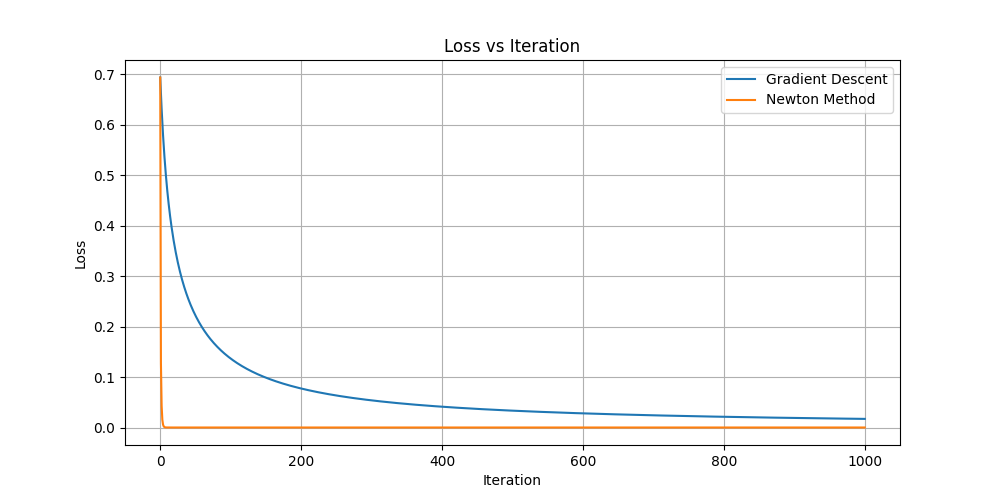

The script that drew this image:
import numpy as np
import matplotlib.pyplot as plt

np.random.seed(42)
m = 100
n = 100

X = np.random.randn(m, n)
w_true = np.random.randn(n)
prob = 1 / (1 + np.exp(-X @ w_true))
y = (prob > 0.5).astype(float)

def sigmoid(x):
    # Clip values for numerical stability
    x = np.clip(x, -700, 700)
    return 1 / (1 + np.exp(-x))

def gradient_descent(X, y, w_init, lr=0.1, max_iter=1000):
    w = w_init.copy()
    losses = []
    
    for i in range(max_iter):
        z = X @ w
        p = sigmoid(z)
        loss = -np.mean(y * np.log(p + 1e-10) + (1-y) * np.log(1 - p + 1e-10))
        grad = X.T @ (p - y) / m
        
        w = w - lr * grad
        losses.append(loss)
    
    return w, losses

def newton_method(X, y, w_init, max_iter=1000):
    w = w_init.copy()
    losses = []
    
    # Small regularization to prevent singular Hessian
    lambda_reg = 1e-5
    I = np.eye(n)
    
    for i in range(max_iter):
        z = X @ w
        p = sigmoid(z)
        loss = -np.mean(y * np.log(p + 1e-10) + (1-y) * np.log(1 - p + 1e-10))
        grad = X.T @ (p - y) / m
        
        # Compute Hessian with regularization
        S = np.diag((p * (1-p)).flatten())
        H = X.T @ S @ X / m + lambda_reg * I
        
        # Newton update with unit stepsize
        w = w - np.linalg.solve(H, grad)
        losses.append(loss)
    
    return w, losses

w_init = np.zeros(n)

w_gd, losses_gd = gradient_descent(X, y, w_init)
w_newton, losses_newton = newton_method(X, y, w_init)

plt.figure(figsize=(10, 5))
plt.plot(losses_gd, label='Gradient Descent')
plt.plot(losses_newton, label='Newton Method')
plt.xlabel('Iteration')
plt.ylabel('Loss')
plt.title('Loss vs Iteration')
plt.legend()
plt.grid(True)
plt.show() 
